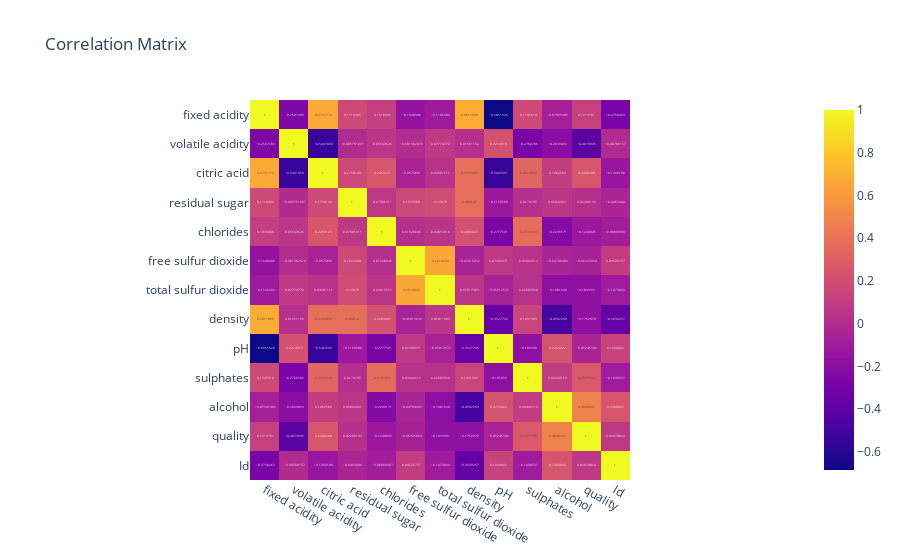
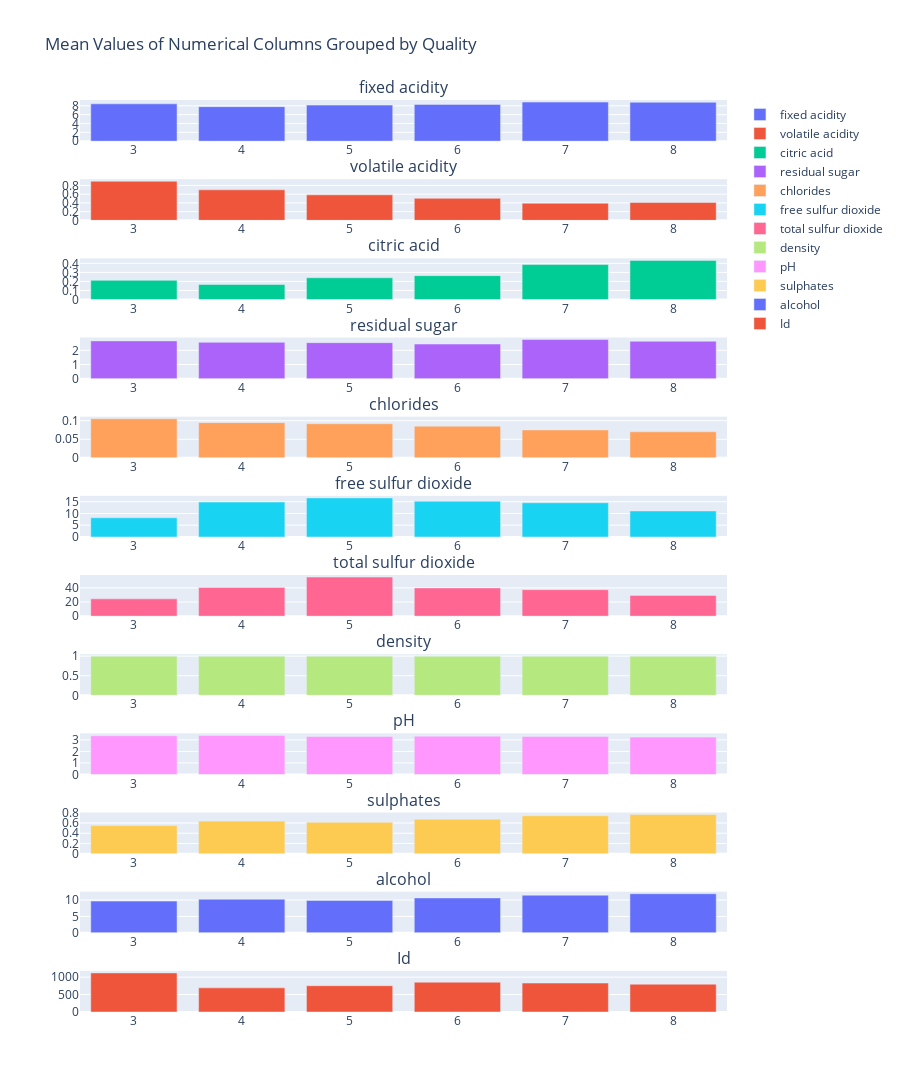

The cell these charts' notebook holds for them, in order:
### Code cell
# Ensure 'quality' column exists in the DataFrame
if 'quality' not in df.columns:
    raise KeyError("'quality' column is not present in the DataFrame")

# Calculate the correlation matrix
correlation_matrix = df.corr()

# Display the correlation of 'quality' with other numerical columns
quality_correlation = correlation_matrix['quality'].sort_values(ascending=False)
display(quality_correlation)

# Group by 'quality' and calculate the mean for each numerical column
quality_grouped_means = df.groupby('quality').mean()
display(quality_grouped_means)

# Plot the correlation matrix
fig_corr = px.imshow(correlation_matrix, text_auto=True, title='Correlation Matrix')
fig_corr.show()

# Ensure numerical_cols is defined
numerical_cols = df.select_dtypes(include='number').columns.tolist()
numerical_cols.remove('quality')

# Plot the mean values of numerical columns grouped by 'quality'
fig_grouped_means = make_subplots(rows=len(numerical_cols), cols=1, subplot_titles=numerical_cols)

for i, col in enumerate(numerical_cols, start=1):
    fig_grouped_means.add_trace(go.Bar(x=quality_grouped_means.index, y=quality_grouped_means[col], name=col), row=i, col=1)

fig_grouped_means.update_layout(height=200*len(numerical_cols), title_text='Mean Values of Numerical Columns Grouped by Quality')
fig_grouped_means.show()

### Figure 1 — Plotly figure (JSON) as saved in the notebook; plotly's stock layout.template omitted (floating-point values rounded to 4 significant figures; data arrays with more than 128 entries replaced by an {"elided": "..."} marker saying what was removed)
{"data": [{"coloraxis": "coloraxis", "name": "0", "texttemplate": "%{z}", "x": ["fixed acidity", "volatile acidity", "citric acid", "residual sugar", "chlorides", "free sulfur dioxide", "total sulfur dioxide", "density", "pH", "sulphates", "alcohol", "quality", "Id"], "y": ["fixed acidity", "volatile acidity", "citric acid", "residual sugar", "chlorides", "free sulfur dioxide", "total sulfur dioxide", "density", "pH", "sulphates", "alcohol", "quality", "Id"], "z": {"elided": "13x13 float values"}, "type": "heatmap", "xaxis": "x", "yaxis": "y", "hovertemplate": "x: %{x}<br>y: %{y}<br>color: %{z}<extra></extra>"}], "layout": {"xaxis": {"anchor": "y", "domain": [0.0, 1.0], "scaleanchor": "y", "constrain": "domain"}, "yaxis": {"anchor": "x", "domain": [0.0, 1.0], "autorange": "reversed", "constrain": "domain"}, "coloraxis": {"colorscale": [[0.0, "#0d0887"], [0.1111, "#46039f"], [0.2222, "#7201a8"], [0.3333, "#9c179e"], [0.4444, "#bd3786"], [0.5556, "#d8576b"], [0.6667, "#ed7953"], [0.7778, "#fb9f3a"], [0.8889, "#fdca26"], [1.0, "#f0f921"]]}, "title": {"text": "Correlation Matrix"}}}

### Figure 2 — Plotly figure (JSON) as saved in the notebook; plotly's stock layout.template omitted (floating-point values rounded to 4 significant figures)
{"data": [{"name": "fixed acidity", "x": [3, 4, 5, 6, 7, 8], "y": [8.45, 7.809, 8.161, 8.318, 8.851, 8.806], "type": "bar", "xaxis": "x", "yaxis": "y"}, {"name": "volatile acidity", "x": [3, 4, 5, 6, 7, 8], "y": [0.8975, 0.7, 0.5853, 0.505, 0.3937, 0.41], "type": "bar", "xaxis": "x2", "yaxis": "y2"}, {"name": "citric acid", "x": [3, 4, 5, 6, 7, 8], "y": [0.2117, 0.1658, 0.2401, 0.2637, 0.3866, 0.4325], "type": "bar", "xaxis": "x3", "yaxis": "y3"}, {"name": "residual sugar", "x": [3, 4, 5, 6, 7, 8], "y": [2.667, 2.567, 2.54, 2.445, 2.76, 2.644], "type": "bar", "xaxis": "x4", "yaxis": "y4"}, {"name": "chlorides", "x": [3, 4, 5, 6, 7, 8], "y": [0.1053, 0.09479, 0.09177, 0.08528, 0.07522, 0.07019], "type": "bar", "xaxis": "x5", "yaxis": "y5"}, {"name": "free sulfur dioxide", "x": [3, 4, 5, 6, 7, 8], "y": [8.167, 14.85, 16.61, 15.22, 14.54, 11.06], "type": "bar", "xaxis": "x6", "yaxis": "y6"}, {"name": "total sulfur dioxide", "x": [3, 4, 5, 6, 7, 8], "y": [24.5, 40.61, 55.3, 39.94, 37.49, 29.38], "type": "bar", "xaxis": "x7", "yaxis": "y7"}, {"name": "density", "x": [3, 4, 5, 6, 7, 8], "y": [0.9977, 0.9967, 0.9971, 0.9966, 0.9961, 0.9956], "type": "bar", "xaxis": "x8", "yaxis": "y8"}, {"name": "pH", "x": [3, 4, 5, 6, 7, 8], "y": [3.362, 3.391, 3.302, 3.324, 3.287, 3.241], "type": "bar", "xaxis": "x9", "yaxis": "y9"}, {"name": "sulphates", "x": [3, 4, 5, 6, 7, 8], "y": [0.55, 0.6379, 0.6134, 0.6765, 0.7436, 0.7662], "type": "bar", "xaxis": "x10", "yaxis": "y10"}, {"name": "alcohol", "x": [3, 4, 5, 6, 7, 8], "y": [9.692, 10.26, 9.902, 10.66, 11.48, 11.94], "type": "bar", "xaxis": "x11", "yaxis": "y11"}, {"name": "Id", "x": [3, 4, 5, 6, 7, 8], "y": [1121.0, 692.8, 753.9, 854.6, 830.3, 797.9], "type": "bar", "xaxis": "x12", "yaxis": "y12"}], "layout": {"xaxis": {"anchor": "y", "domain": [0.0, 1.0]}, "yaxis": {"anchor": "x", "domain": [0.9549, 1.0]}, "xaxis2": {"anchor": "y2", "domain": [0.0, 1.0]}, "yaxis2": {"anchor": "x2", "domain": [0.8681, 0.9132]}, "xaxis3": {"anchor": "y3", "domain": [0.0, 1.0]}, "yaxis3": {"anchor": "x3", "domain": [0.7812, 0.8264]}, "xaxis4": {"anchor": "y4", "domain": [0.0, 1.0]}, "yaxis4": {"anchor": "x4", "domain": [0.6944, 0.7396]}, "xaxis5": {"anchor": "y5", "domain": [0.0, 1.0]}, "yaxis5": {"anchor": "x5", "domain": [0.6076, 0.6528]}, "xaxis6": {"anchor": "y6", "domain": [0.0, 1.0]}, "yaxis6": {"anchor": "x6", "domain": [0.5208, 0.566]}, "xaxis7": {"anchor": "y7", "domain": [0.0, 1.0]}, "yaxis7": {"anchor": "x7", "domain": [0.434, 0.4792]}, "xaxis8": {"anchor": "y8", "domain": [0.0, 1.0]}, "yaxis8": {"anchor": "x8", "domain": [0.3472, 0.3924]}, "xaxis9": {"anchor": "y9", "domain": [0.0, 1.0]}, "yaxis9": {"anchor": "x9", "domain": [0.2604, 0.3056]}, "xaxis10": {"anchor": "y10", "domain": [0.0, 1.0]}, "yaxis10": {"anchor": "x10", "domain": [0.1736, 0.2188]}, "xaxis11": {"anchor": "y11", "domain": [0.0, 1.0]}, "yaxis11": {"anchor": "x11", "domain": [0.08681, 0.1319]}, "xaxis12": {"anchor": "y12", "domain": [0.0, 1.0]}, "yaxis12": {"anchor": "x12", "domain": [0.0, 0.04514]}, "annotations": [{"font": {"size": 16}, "showarrow": false, "text": "fixed acidity", "x": 0.5, "xanchor": "center", "xref": "paper", "y": 1.0, "yanchor": "bottom", "yref": "paper"}, {"font": {"size": 16}, "showarrow": false, "text": "volatile acidity", "x": 0.5, "xanchor": "center", "xref": "paper", "y": 0.9132, "yanchor": "bottom", "yref": "paper"}, {"font": {"size": 16}, "showarrow": false, "text": "citric acid", "x": 0.5, "xanchor": "center", "xref": "paper", "y": 0.8264, "yanchor": "bottom", "yref": "paper"}, {"font": {"size": 16}, "showarrow": false, "text": "residual sugar", "x": 0.5, "xanchor": "center", "xref": "paper", "y": 0.7396, "yanchor": "bottom", "yref": "paper"}, {"font": {"size": 16}, "showarrow": false, "text": "chlorides", "x": 0.5, "xanchor": "center", "xref": "paper", "y": 0.6528, "yanchor": "bottom", "yref": "paper"}, {"font": {"size": 16}, "showarrow": false, "text": "free sulfur dioxide", "x": 0.5, "xanchor": "center", "xref": "paper", "y": 0.566, "yanchor": "bottom", "yref": "paper"}, {"font": {"size": 16}, "showarrow": false, "text": "total sulfur dioxide", "x": 0.5, "xanchor": "center", "xref": "paper", "y": 0.4792, "yanchor": "bottom", "yref": "paper"}, {"font": {"size": 16}, "showarrow": false, "text": "density", "x": 0.5, "xanchor": "center", "xref": "paper", "y": 0.3924, "yanchor": "bottom", "yref": "paper"}, {"font": {"size": 16}, "showarrow": false, "text": "pH", "x": 0.5, "xanchor": "center", "xref": "paper", "y": 0.3056, "yanchor": "bottom", "yref": "paper"}, {"font": {"size": 16}, "showarrow": false, "text": "sulphates", "x": 0.5, "xanchor": "center", "xref": "paper", "y": 0.2188, "yanchor": "bottom", "yref": "paper"}, {"font": {"size": 16}, "showarrow": false, "text": "alcohol", "x": 0.5, "xanchor": "center", "xref": "paper", "y": 0.1319, "yanchor": "bottom", "yref": "paper"}, {"font": {"size": 16}, "showarrow": false, "text": "Id", "x": 0.5, "xanchor": "center", "xref": "paper", "y": 0.04514, "yanchor": "bottom", "yref": "paper"}], "title": {"text": "Mean Values of Numerical Columns Grouped by Quality"}, "height": 2400}}
